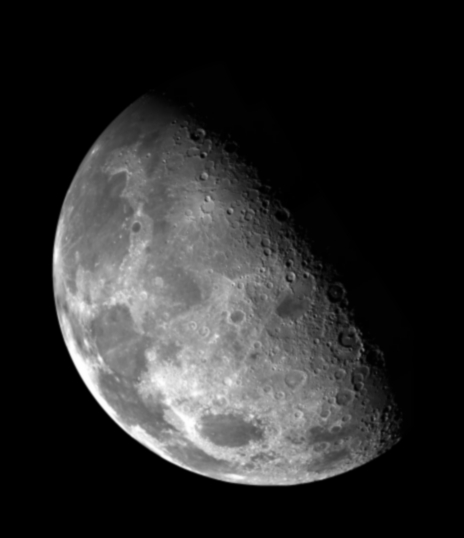
#> input picture Digital Image Processing EXP/exp.list/moon.jpg, 464 x 538 px
$ python exp5.2.py
#> lines starting #> are read from the running program, lines starting #| are printed output that depends on the picture
# -*- coding: utf-8 -*-
# @Author: Penistrong
# @Date:   2019-10-27 13:55:59
# @Last Modified by:   Penistrong
# @Last Modified time: 2019-10-27 14:06:12
# 实验5.2 空域图像锐化
# 使用Sobel和Laplace算子

import cv2 as cv
import numpy as np

from matplotlib import pyplot as plt
img = cv.imread('./exp.list/moon.jpg', 0)
#> img is the input picture: shape (538, 464); min 0, max 255, mean 42.6
# cv.CV_64F 输出图像的深度（数据类型），可以使用-1, 与原图像保持一致 np.uint8
laplacian = cv.Laplacian(img, cv.CV_64F)
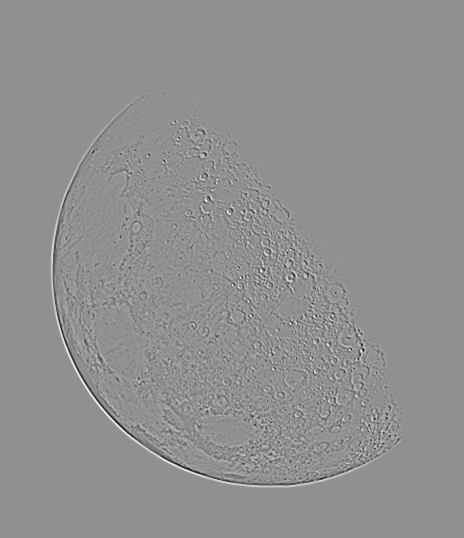
#> laplacian: shape (538, 464) float64; min -107, max 82, mean 0; drawn with min black and max white
# 参数 1,0 为只在 x 方向求一阶导数，最大可以求 2 阶导数。
sobelx = cv.Sobel(img, cv.CV_64F, 1, 0, ksize=5)
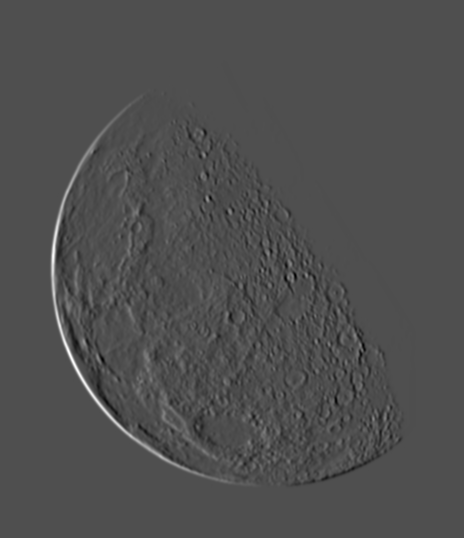
#> sobelx: shape (538, 464) float64; min -4254, max 9446, mean 0; drawn with min black and max white
# 参数 0,1 为只在 y 方向求一阶导数，最大可以求 2 阶导数。
sobely = cv.Sobel(img, cv.CV_64F, 0, 1, ksize=5)
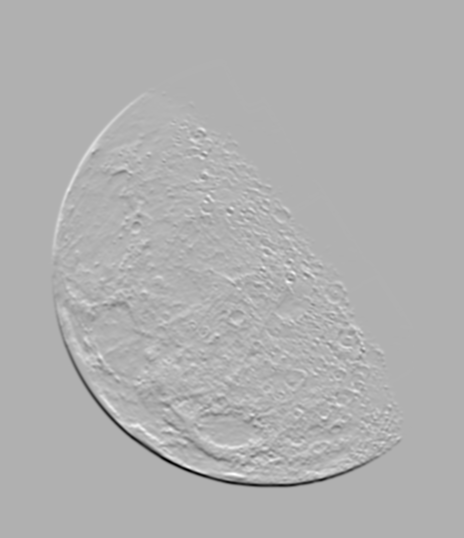
#> sobely: shape (538, 464) float64; min -8982, max 3977, mean 0; drawn with min black and max white
plt.subplot(2, 3, 1), plt.imshow(img, cmap='gray')
plt.title('Original'), plt.xticks([]), plt.yticks([])
plt.subplot(2, 3, 2), plt.imshow(laplacian, cmap='gray')
plt.title('Laplacian'), plt.xticks([]), plt.yticks([])
plt.subplot(2, 3, 4), plt.imshow(sobelx, cmap='gray')
plt.title('Sobel X'), plt.xticks([]), plt.yticks([])
plt.subplot(2, 3, 5), plt.imshow(sobely, cmap='gray')
plt.title('Sobel Y'), plt.xticks([]), plt.yticks([])
# 显示原图减去Laplacian处理后的图像
plt.subplot(2, 3, 3), plt.imshow(np.subtract(img, laplacian), cmap='gray')
plt.title('Original - laplacian'), plt.xticks([]), plt.yticks([])
plt.show()
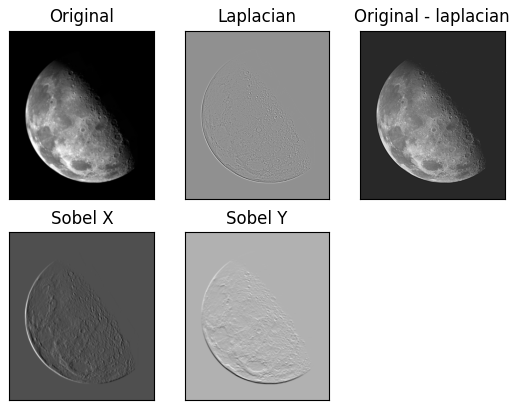
#> figure drawn by matplotlib, 5 panels
